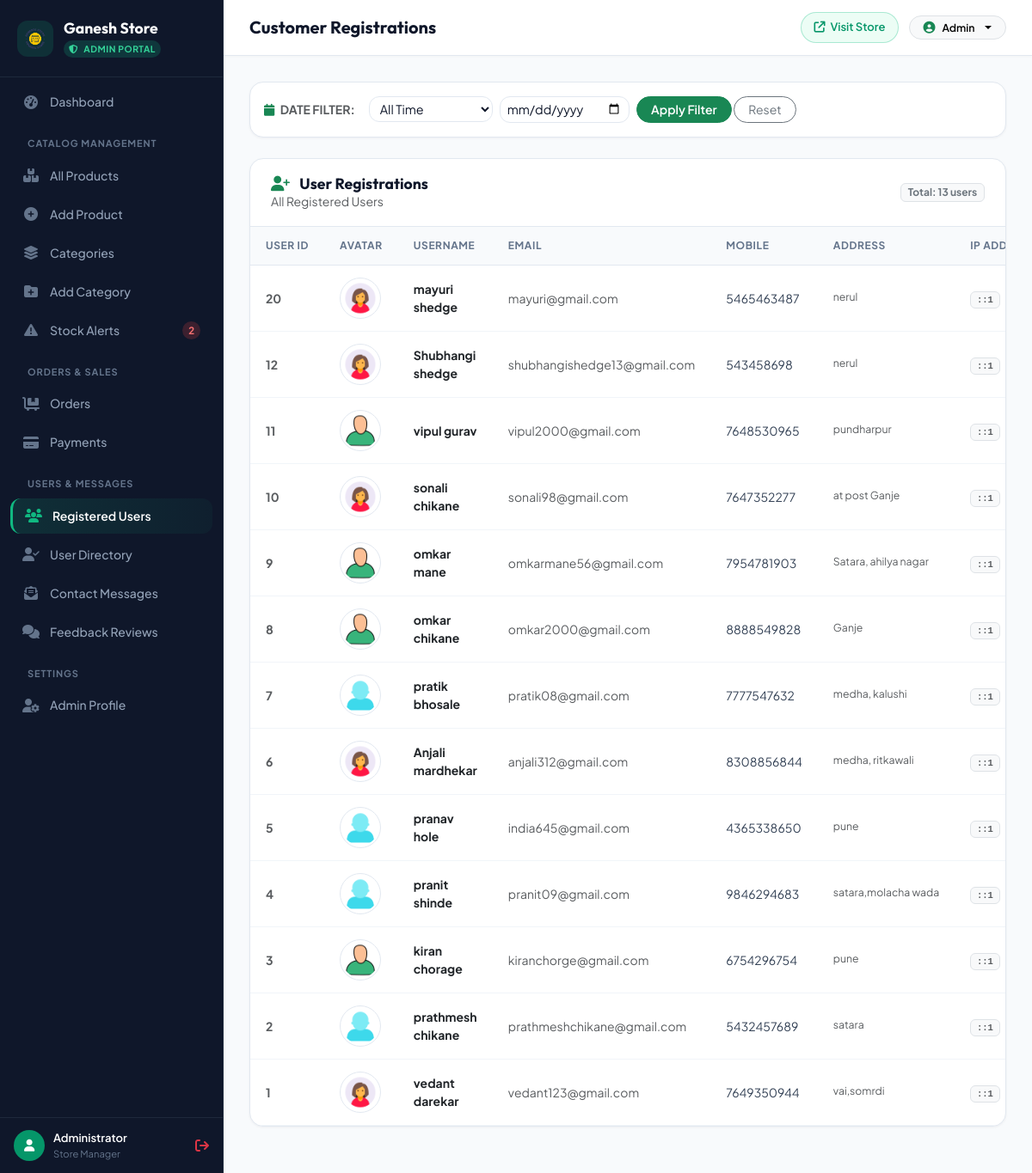
The page /Admin/view_registration.php on the database its author committed.
### tables this page shows
CREATE TABLE `user` (
  `user_id` int(11) NOT NULL,
  `username` varchar(100) NOT NULL,
  `email` varchar(100) NOT NULL,
  `password` varchar(11) NOT NULL,
  `image` varchar(100) NOT NULL,
  `user_ip` varchar(50) NOT NULL,
  `mobile_number` varchar(100) NOT NULL,
  `address` varchar(100) NOT NULL,
  `created_at` datetime DEFAULT current_timestamp()
);

### Admin/view_registration.php (the view, shortened to what this page needs)
<?php
require_once __DIR__ . '/includes/connection.php';
$filter_type = $_GET['filter_type'] ?? 'all';
$selected_date = $_GET['filter_date'] ?? '';
$condition = "";
$date_info = "All Registered Users";
$query = "SELECT * FROM `user` $condition ORDER BY user_id DESC";
$result = mysqli_query($con, $query);
include('includes/admin_header.php');
include('includes/admin_sidebar.php');
?>
<div class="admin-main">
    <?php include('includes/admin_topbar.php'); ?>
    <div class="admin-content-body">
        <div class="admin-card-table p-3 mb-4">
            <form method="GET" action="view_registration.php" class="row g-2 align-items-center">
                <div class="col-auto">
                    <span class="fw-bold small text-muted text-uppercase me-2"><i class="fa-solid fa-calendar text-success me-1"></i> Date Filter:</span>
                </div>
                <div class="col-auto">
                    <select name="filter_type" class="admin-form-control py-1 px-2 small">
                        <option value="all" <?php if ($filter_type == 'all') echo 'selected'; ?>>All Time</option>
                    </select>
                </div>
                <div class="col-auto">
                    <input type="date" name="filter_date" class="admin-form-control py-1 px-2 small" value="<?php echo htmlspecialchars($selected_date); ?>">
                </div>
                <div class="col-auto">
                    <button type="submit" class="btn btn-sm btn-success rounded-pill px-3 fw-semibold">
                        Apply Filter
                    </button>
                    <a href="view_registration.php" class="btn btn-sm btn-outline-secondary rounded-pill px-3">Reset</a>
                </div>
            </form>
        </div>
        <div class="admin-card-table">
            <div class="admin-card-header">
                <div>
                    <h3><i class="fa-solid fa-user-plus text-success me-2"></i> User Registrations</h3>
                    <p class="text-muted small m-0"><?php echo $date_info; ?></p>
                </div>
                <span class="badge bg-light text-secondary border">Total: <?php echo mysqli_num_rows($result); ?> users</span>
            </div>
            <div class="table-responsive">
                <table class="admin-table">
                    <thead>
                        <tr>
                            <th>User ID</th>
                            <th>Avatar</th>
                            <th>Username</th>
                            <th>Email</th>
                            <th>Mobile</th>
                            <th>Address</th>
                            <th>IP Address</th>
                        </tr>
                    </thead>
                    <tbody>
                        <?php
                        if ($result && mysqli_num_rows($result) > 0) {
                            while ($usr = mysqli_fetch_assoc($result)) {
                                $img = htmlspecialchars($usr['image'] ?? '');
                        ?>
                            <tr>
                                <td class="fw-bold text-muted"><?php echo $usr['user_id']; ?></td>
                                <td>
                                    <?php if (!empty($img)): ?>
                                        <img src="../user/user_images/<?php echo $img; ?>" class="admin-table-img rounded-circle" alt="User" onerror="this.onerror=null;this.src='../images/admin logo.png';">
                                    <?php else: ?>
                                        <div class="stat-icon-wrapper icon-green rounded-circle mx-auto" style="width:34px; height:34px; font-size:0.8rem;">
                                            <i class="fa-solid fa-user"></i>
                                        </div>
                                    <?php endif; ?>
                                </td>
                                <td class="fw-bold text-dark"><?php echo htmlspecialchars($usr['username']); ?></td>
                                <td class="small text-muted"><?php echo htmlspecialchars($usr['email']); ?></td>
                                <td class="small"><?php echo htmlspecialchars($usr['mobile_number'] ?? 'N/A'); ?></td>
                                <td>
                                    <span class="small text-muted" style="max-width: 200px; display: inline-block; white-space: nowrap; overflow: hidden; text-overflow: ellipsis;" title="<?php echo htmlspecialchars($usr['address']); ?>">
                                        <?php echo htmlspecialchars($usr['address']); ?>
                                    </span>
                                </td>
                                <td>
                                    <span class="badge bg-light text-muted border font-monospace small"><?php echo htmlspecialchars($usr['user_ip'] ?? 'N/A'); ?></span>
                                </td>
                            </tr>
                        <?php
                            }
                        } else {
                            echo "<tr><td colspan='7' class='text-center py-5 text-muted'>No user registrations found matching the filter.</td></tr>";
                        }
                        ?>
                    </tbody>
                </table>
            </div>
        </div>
    </div>
<?php include('includes/admin_footer.php'); ?>

### Admin/admin_style.css (style rules this page uses)
:root { --admin-sidebar-bg: #0f172a; --admin-sidebar-text: #94a3b8; --admin-sidebar-active: #10b981; --admin-sidebar-hover: #1e293b; --admin-primary: #059669; --admin-primary-hover: #047857; --admin-primary-light: #10b981; --admin-primary-subtle: #ecfdf5; --admin-bg: #f8fafc; --admin-surface: #ffffff; --admin-border: #e2e8f0; --admin-border-subtle: #f1f5f9; --admin-text-main: #0f172a; --admin-text-muted: #64748b; --admin-text-light: #94a3b8; --admin-danger: #ef4444; --admin-warning: #f59e0b; --admin-info: #0284c7; --admin-success: #10b981; --admin-radius-sm: 8px; --admin-radius-md: 12px; --admin-radius-lg: 16px; --admin-radius-xl: 20px; --admin-radius-full: 9999px; --admin-shadow-sm: 0 1px 3px 0 rgba(15, 23, 42, 0.05); --admin-shadow-md: 0 4px 14px -2px rgba(15, 23, 42, 0.06), 0 2px 6px -1px rgba(15, 23, 42, 0.04); --admin-shadow-lg: 0 10px 25px -4px rgba(15, 23, 42, 0.08), 0 4px 10px -2px rgba(15, 23, 42, 0.03); --font-heading: 'Outfit', sans-serif; --font-sans: 'Plus Jakarta Sans', sans-serif; }
*, *::before, *::after { box-sizing: border-box; margin: 0; padding: 0; }
body { font-family: var(--font-sans); background-color: var(--admin-bg); color: #334155; min-height: 100vh; -webkit-font-smoothing: antialiased; }
.admin-main { margin-left: 260px; flex: 1; display: flex; flex-direction: column; min-width: 0; }
.admin-content-body { padding: 30px; flex: 1; }
.admin-card-table { background: var(--admin-surface); border: 1px solid var(--admin-border); border-radius: var(--admin-radius-lg); box-shadow: var(--admin-shadow-sm); overflow: hidden; margin-bottom: 24px; }
.admin-card-header { padding: 18px 24px; border-bottom: 1px solid var(--admin-border); display: flex; align-items: center; justify-content: space-between; flex-wrap: wrap; gap: 14px; }
.admin-card-header h3, .admin-card-header h4 { font-family: var(--font-heading); font-size: 1.1rem; font-weight: 700; color: var(--admin-text-main); margin: 0; }
.admin-table { width: 100%; border-collapse: collapse; margin: 0; }
.admin-table thead { background: #f8fafc; }
.admin-table th { padding: 13px 18px; font-size: 0.75rem; font-weight: 700; text-transform: uppercase; letter-spacing: 0.05em; color: #64748b; border-bottom: 1px solid var(--admin-border); white-space: nowrap; }
.admin-table td { padding: 14px 18px; font-size: 0.875rem; color: #334155; border-bottom: 1px solid var(--admin-border-subtle); vertical-align: middle; }
.admin-table-img { width: 48px; height: 48px; border-radius: var(--admin-radius-sm); object-fit: contain; background: #ffffff; border: 1px solid var(--admin-border); padding: 2px; }
.admin-form-control { width: 100%; padding: 10px 14px; border-radius: var(--admin-radius-md); border: 1.5px solid var(--admin-border); font-size: 0.9rem; color: var(--admin-text-main); background: var(--admin-surface); transition: all 0.2s ease; }

### rows shown on the page
user: user_id "20", image (picture), username "mayuri shedge", email "mayuri@gmail.com", mobile_number "5465463487", address "nerul", user_ip "::1"
user: user_id "12", image (picture), username "Shubhangi shedge", email "shubhangishedge13@gmail.com", mobile_number "543458698", address "nerul", user_ip "::1"
user: user_id "11", image (picture), username "vipul gurav", email "vipul2000@gmail.com", mobile_number "7648530965", address "pundharpur", user_ip "::1"
user: user_id "10", image (picture), username "sonali chikane", email "sonali98@gmail.com", mobile_number "7647352277", address "at post Ganje", user_ip "::1"
user: user_id "9", image (picture), username "omkar mane", email "omkarmane56@gmail.com", mobile_number "7954781903", address "Satara, ahilya nagar", user_ip "::1"
user: user_id "8", image (picture), username "omkar chikane", email "omkar2000@gmail.com", mobile_number "8888549828", address "Ganje", user_ip "::1"
user: user_id "7", image (picture), username "pratik bhosale", email "pratik08@gmail.com", mobile_number "7777547632", address "medha, kalushi", user_ip "::1"
user: user_id "6", image (picture), username "Anjali mardhekar", email "anjali312@gmail.com", mobile_number "8308856844", address "medha, ritkawali", user_ip "::1"
user: user_id "5", image (picture), username "pranav hole", email "india645@gmail.com", mobile_number "4365338650", address "pune", user_ip "::1"
user: user_id "4", image (picture), username "pranit shinde", email "pranit09@gmail.com", mobile_number "9846294683", address "satara,molacha wada", user_ip "::1"
user: user_id "3", image (picture), username "kiran chorage", email "kiranchorge@gmail.com", mobile_number "6754296754", address "pune", user_ip "::1"
user: user_id "2", image (picture), username "prathmesh chikane", email "prathmeshchikane@gmail.com", mobile_number "5432457689", address "satara", user_ip "::1"
user: user_id "1", image (picture), username "vedant darekar", email "vedant123@gmail.com", mobile_number "7649350944", address "vai,somrdi", user_ip "::1"

### other values the page prints
$low_stock_badge "2"
$_SESSION['admin_username'] "Administrator"
$page_heading "Customer Registrations"
$_SESSION['admin_username'] "Admin"
$date_info "All Registered Users"
mysqli_num_rows($result) "13"
